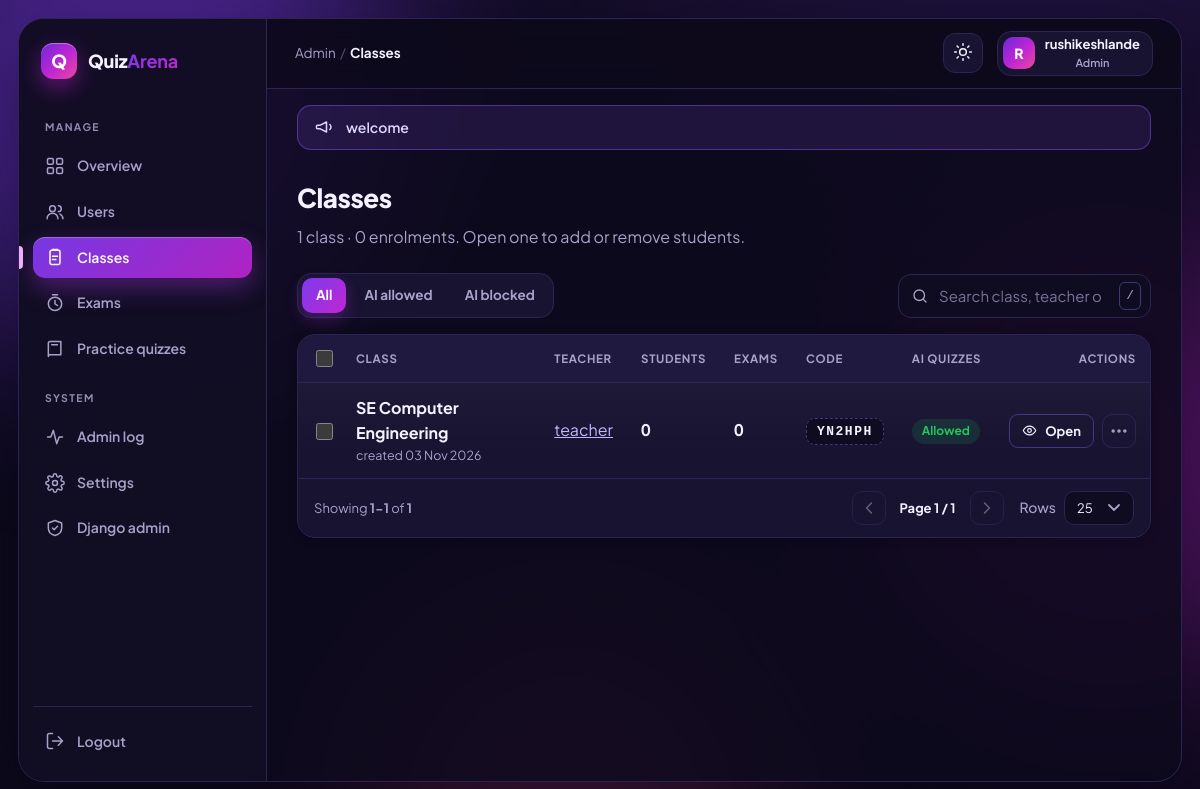
The page /panel/classes/ (signed in) on the database its author committed.
### exams/models.py (models this page shows, shortened)
class SiteSetting(models.Model):
    allow_teacher_registration = models.BooleanField("Allow new teacher sign-ups", default=True)
    allow_student_registration = models.BooleanField("Allow new student sign-ups", default=True)
    announcement_active = models.BooleanField("Show the announcement banner", default=False)
    announcement_text = models.CharField("Announcement text", max_length=300, blank=True, default="")
    announcement_level = models.CharField(
        max_length=8, default="info", choices=[("info", "Info"), ("warn", "Warning"), ("ok", "Good news")],
    )

class Classroom(models.Model):
    teacher = models.ForeignKey(User, on_delete=models.CASCADE, related_name="classrooms")
    name = models.CharField(max_length=100)
    join_code = models.CharField(max_length=6, unique=True, blank=True)
    allow_ai_quiz = models.BooleanField(
        "Students of this class may create AI practice quizzes", default=False,
    )
    created_at = models.DateTimeField(auto_now_add=True)
    class Meta:
        ordering = ["name"]

### exams/panel_views.py (the view)
# urls.py: path("panel/classes/", panel_views.panel_classes, name="panel_classes"),
@admin_required
def panel_classes(request):
    q = (request.GET.get("q") or "").strip()
    ai = request.GET.get("ai") or ""
    classes = Classroom.objects.select_related("teacher").annotate(
        n_students=Count("enrollments", distinct=True), n_exams=Count("exams", distinct=True),
    )
    if q:
        classes = classes.filter(Q(name__icontains=q) | Q(teacher__username__icontains=q) | Q(join_code__icontains=q))
    if ai == "on":
        classes = classes.filter(allow_ai_quiz=True)
    elif ai == "off":
        classes = classes.filter(allow_ai_quiz=False)
    page, per_page, qs = get_page(request, classes.order_by("-created_at"))
    return render(request, "panel/classes.html", {
        "page": page, "per_page": per_page, "per_page_choices": PER_PAGE_CHOICES, "qs": qs, "q": q, "ai": ai,
        "total": Classroom.objects.count(), "students_total": Enrollment.objects.count(),
    })

### exams/access.py (called while the page is built)
def is_admin(user):
    return user.is_authenticated and (user.is_superuser or in_group(user, "Admins"))

def can_create_ai_quiz(user):
    if not user.is_authenticated:
        return False
    if is_admin(user) or is_teacher(user):
        return True
    return Enrollment.objects.filter(student=user, classroom__allow_ai_quiz=True).exists()

### exams/context_processors.py (called while the page is built)
def _announcement():
    from .models import SiteSetting  # imported here so this file loads before the apps are ready
    try:
        site = SiteSetting.objects.filter(pk=1).first()
    except Exception:  # table not created yet (before migrate)
        site = None
    if site and site.announcement_active and site.announcement_text.strip():
        return {"site_announcement": site.announcement_text.strip(), "site_announcement_level": site.announcement_level}
    return {"site_announcement": "", "site_announcement_level": "info"}

### exams/logic.py (called while the page is built)
def nav_section(url_name, is_teacher):
    return NAV_SECTIONS.get(url_name or "", "")

### exams/panel_views.py (called while the page is built)
def admin_required(view):
    @wraps(view)
    def wrapper(request, *args, **kwargs):
        if not request.user.is_authenticated:
            return redirect(f"{reverse('login')}?next={request.path}")
        if not is_admin(request.user):
            messages.error(request, "That page is only for admins.")
            return redirect("quiz_list")
        return view(request, *args, **kwargs)
    return wrapper

def get_page(request, items, default_per_page=DEFAULT_PER_PAGE):
    try:
        per_page = int(request.GET.get("per_page") or default_per_page)
    except ValueError:
        per_page = default_per_page
    if per_page not in PER_PAGE_CHOICES:
        per_page = default_per_page
    page = Paginator(items, per_page).get_page(request.GET.get("page"))
    params = request.GET.copy()
    params.pop("page", None)
    return page, per_page, params.urlencode()

### exams/templates/panel/classes.html (shortened to what this page needs)
{% extends "base.html" %}
{% block page_title %}Classes{% endblock %}
{% block content %}
<div class="page-head">
  <div><h1>Classes</h1><p class="page-sub">{{ total }} class{{ total|pluralize:"es" }} &middot; {{ students_total }} enrolment{{ students_total|pluralize }}. Open one to add or remove students.</p></div>
</div>
<div class="filters">
  <div class="tabs-seg">
    <a class="{% if not ai %}on{% endif %}" href="?q={{ q|urlencode }}">All</a>
    <a class="{% if ai == 'on' %}on{% endif %}" href="?ai=on&amp;q={{ q|urlencode }}">AI allowed</a>
    <a class="{% if ai == 'off' %}on{% endif %}" href="?ai=off&amp;q={{ q|urlencode }}">AI blocked</a>
  </div>
  <form method="get" class="filters" style="margin:0"><input type="hidden" name="ai" value="{{ ai }}">
    <div class="search">{% include "components/icon.html" with name="search" %}<input type="search" name="q" value="{{ q }}" placeholder="Search class, teacher or code" data-search><kbd>/</kbd></div>
  </form>
</div>
<div data-bulk>
  <div class="dtable-wrap"><div class="dtable-scroll">
  <table class="dtable">
    <thead><tr><th class="col-check"><input type="checkbox" class="bulk-all" aria-label="Select all on this page"></th><th>Class</th><th>Teacher</th><th>Students</th><th>Exams</th><th>Code</th><th>AI quizzes</th><th class="col-actions">Actions</th></tr></thead>
    <tbody>
    {% for c in page.object_list %}
      <tr>
        <td class="col-check"><input type="checkbox" class="bulk-item" name="ids" value="{{ c.id }}" form="bulk-form" aria-label="Select {{ c.name }}"></td>
        <td><a class="cell-title" href="{% url 'class_detail' c.id %}">{{ c.name }}</a><div class="cell-sub">created {{ c.created_at|date:"d M Y" }}</div></td>
        <td><a href="{% url 'panel_user_detail' c.teacher_id %}">{{ c.teacher.username }}</a></td>
        <td class="num">{{ c.n_students }}</td><td class="num">{{ c.n_exams }}</td>
        <td><span class="code-pill" data-copy="{{ c.join_code }}" title="Click to copy">{{ c.join_code }}</span></td>
        <td>{% if c.allow_ai_quiz %}<span class="badge">Allowed</span>{% else %}<span class="badge badge-muted">Blocked</span>{% endif %}</td>
        <td class="col-actions"><div class="inline-actions">
          <a class="btn btn-ghost btn-sm" href="{% url 'class_detail' c.id %}">{% include "components/icon.html" with name="eye" %}Open</a>
          <div class="row-menu"><button class="row-menu-btn" type="button" data-menu aria-label="More actions for {{ c.name }}">{% include "components/icon.html" with name="more" %}</button>
            </div>
        </div></td>
      </tr>
    {% empty %}<tr><td colspan="8" class="empty">{% include "components/empty_state.html" with title="No classes found" text="Classes created by teachers show up here." %}</td></tr>{% endfor %}
    </tbody>
  </table></div>
  {% include "components/pagination.html" %}
  </div>
</div>
{% endblock %}

### templates/components/topbar_right.html (shortened to what this page needs)
<button class="icon-btn theme-btn" type="button" data-theme-toggle aria-label="Switch light or dark theme" title="Switch theme">
  <span class="when-dark">{% include "components/icon.html" with name="sun" %}</span><span class="when-light">{% include "components/icon.html" with name="moon" %}</span>
</button>
<div class="profile">
  <button class="profile-btn" id="profile-btn" type="button" aria-haspopup="true" aria-expanded="false">
    <span class="avatar">{{ initial }}</span>
    <span class="profile-text"><span class="profile-name" style="display:block">{{ display_name }}</span><span class="profile-role">{% if is_admin %}Admin{% elif is_teacher %}Teacher{% else %}Student{% endif %}</span></span>
  </button>
</div>

### templates/components/announcement.html
{% if site_announcement %}<div class="announce announce-{{ site_announcement_level }}" role="status">{% include "components/icon.html" with name="megaphone" %}<span>{{ site_announcement }}</span></div>{% endif %}

### rows shown on the page
SiteSetting: announcement_text "welcome"
Classroom: name "SE Computer Engineering", created_at "03 Nov 2026", teacher.username "teacher", n_students "0", n_exams "0", join_code "YN2HPH", allow_ai_quiz "Allowed"

### other values the page prints
{{ initial }} "R"
{{ display_name }} "rushikeshlande"
{{ total }} "1"
{{ students_total }} "0"
{{ page.start_index }} "1"
{{ page.end_index }} "1"
{{ page.paginator.count }} "1"
{{ page.number }} "1"
{{ page.paginator.num_pages }} "1"
form field per_page "25"
